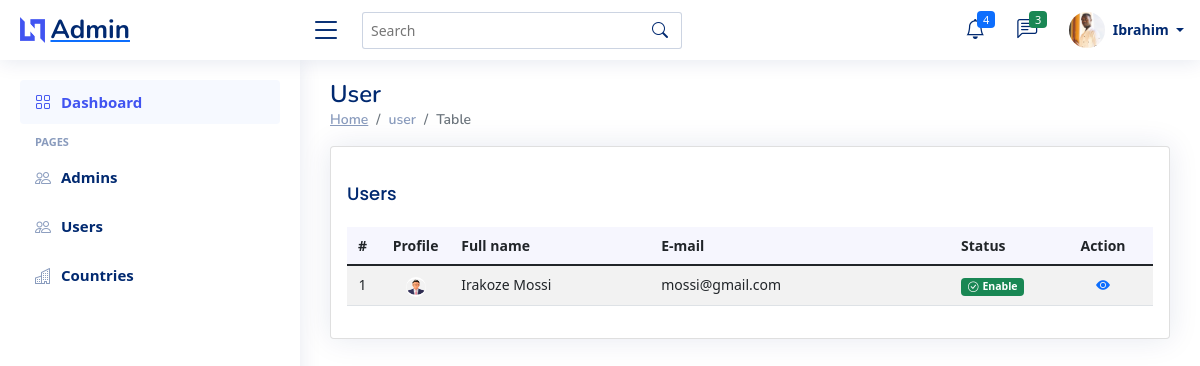
The page /admin/index.php?page=pages/users/index (signed in) on the database its author committed.
### tables this page shows
CREATE TABLE `users` (
  `id` int(11) NOT NULL,
  `fname` varchar(100) NOT NULL,
  `lname` varchar(100) NOT NULL,
  `email` varchar(45) NOT NULL,
  `contact_no` varchar(45) NOT NULL,
  `country` varchar(255) NOT NULL,
  `address` text NOT NULL,
  `password` varchar(255) NOT NULL,
  `role_as` tinyint(4) NOT NULL DEFAULT 0,
  `status` tinyint(4) NOT NULL DEFAULT 1,
  `image` varchar(255) NOT NULL DEFAULT 'avatar.jpg',
  `about` text NOT NULL DEFAULT 'Bio.........',
  `created_at` datetime NOT NULL DEFAULT current_timestamp()
);

### functions/fonction.php (called while the page is built, shortened)
<?php
	function getUsers($table,$role){
		global $con;
		$query = "SELECT * FROM  $table WHERE role_as = '$role' ";
		return $query_run= mysqli_query($con,$query);
	}
?>

### admin/pages/users/index.php (the view)
<div class="pagetitle">
   <h1>User</h1>
   <nav>
      <ol class="breadcrumb">
         <li class="breadcrumb-item"><a href="index.php?page=dashboard">Home</a>
         <li class="breadcrumb-item ">user</li>
         <li class="breadcrumb-item active">Table</li>
      </ol>
   </nav>
</div>
<section class="section dashboard">
      <div class="row">
         <div class="col-lg-12">
            <div class="row">
               <div class="col-12">
                  <div class="card recent-sales overflow-auto">
                     <div class="card-body">
                        <h5 class="card-title">Users</h5>
                        <table class="table table-striped" id="example">
                           <thead>
                              <tr>
                                <th scope="col" width="3%" class="text-center">#</th>
                                <th scope="col" width="7%" class="text-center" >Profile</th>
                                <th scope="col" width="20%"class="">Full name</th>
                                <th scope="col" width="30%"class="">E-mail</th>
                                <th scope="col" width="10%"class="">Status</th>
                                <th scope="col" width="10%" class="text-center" >Action </th>
                              </tr>
                           </thead>
                           <tbody>
                              <?php
                                 $users = getUsers('users',0);
                                 $count = 1;
                                 if(mysqli_num_rows($users) > 0){
                                    foreach($users as $row){
                                       ?>
                                          <tr>
                                             <td class="text-center"><?= $count ?></td>
                                             <td class="text-center">
                                                <img class="" src="../assets/img/avatars/profile/<?= $row['image'] ?>"
                                                   alt="" height="20" width="20" style="border-radius: 50px;" >
                                             </td>
                                             <td class=""><?= $row['fname']." ".$row['lname'] ?> </td>
                                             <td class=""><?= $row['email'] ?> </td>
                                             <td class="">
                                                <?php
                                                   if($row['status'] == 1){
                                                      ?>
                                                         <span class='badge bg-success'><i class="bi bi-check-circle me-1"></i><?= 'Enable'?></span>
                                                      <?php
                                                   }else{
                                                      ?>
                                                         <span class='badge bg-danger'><i class="bi bi-x-octagon me-1"></i><?= 'Disable'?></span>
                                                      <?php
                                                   }
                                                ?>
                                             </td>
                                             <td class="text-center">
                                                <a class="text-primary text-center"
                                                   href="index.php?page=pages/users/user-profile&id=<?=$row['id'];?>">
                                                      <i class="bi bi-eye-fill"></i>
                                                </a>
                                             </td>
                                          </tr>
                                          <?php $count = $count + 1 ?>
                                       <?php
                                    }
                                 }else{
                                    echo "No Record Found";
                                 }
                              ?>
                           </tbody>
                        </table>
                     </div>
                  </div>
               </div>
            </div>
         </div>
      </div>
</section>

### assets/css/style.css (style rules this page uses)
:root { scroll-behavior: smooth; }
body { font-family: "Open Sans", sans-serif; background: #f6f9ff; color: #444444; }
a { color: #4154f1; text-decoration: none; }
h1, h2, h3, h4, h5, h6 { font-family: "Nunito", sans-serif; }
.pagetitle { margin-bottom: 10px; }
.pagetitle h1 { font-size: 24px; margin-bottom: 0; font-weight: 600; color: #012970; }
.card { margin-bottom: 30px; border: none; border-radius: 5px; box-shadow: 0px 0 30px rgba(1, 41, 112, 0.1); }
.card-title { padding: 20px 0 15px 0; font-size: 18px; font-weight: 500; color: #012970; font-family: "Poppins", sans-serif; }
.card-body { padding: 0 20px 20px 20px; }
.breadcrumb { font-size: 14px; font-family: "Nunito", sans-serif; color: #899bbd; font-weight: 600; }
.breadcrumb a { color: #899bbd; transition: 0.3s; }
.breadcrumb .breadcrumb-item::before { color: #899bbd; }
.breadcrumb .active { color: #51678f; font-weight: 600; }
.dashboard .recent-sales { font-size: 14px; }
.dashboard .recent-sales .table thead { background: #f6f6fe; }
.dashboard .recent-sales .table thead th { border: 0; }

### rows shown on the page
users: image (placeholder picture), fname "Irakoze", lname "Mossi", email "mossi@gmail.com", status 1 (drawn)

### other values the page prints
$_SESSION['auth_user']['fname'] "Ibrahim"
